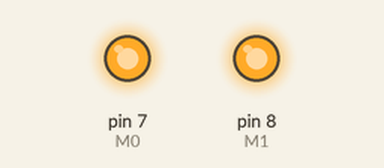
This sketch was run on a simulated Arduino Uno, built with avr-gcc and run on an emulated ATmega328P. Parts: output pins drawn as LEDs (lit = HIGH). The modem accepts every AT command (registered, SIM ready, sends succeed) and sends nothing else; what the sketch prints to the serial monitor is not drawn.

Above: at 0.1 s.
At 0.7 s:
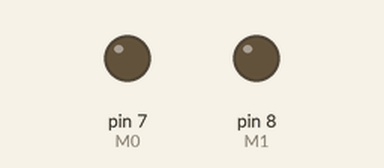
Timing chart, 0 to 2.2 s (numbered marks = the images above):
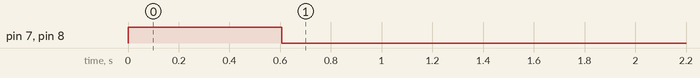

The sketch:

verici.ino
```cpp
#include <SoftwareSerial.h>

SoftwareSerial loraSerial(10, 11); // RX, TX
int M0 = 7;
int M1 = 8;

void setup() {
  pinMode(M0, OUTPUT);
  pinMode(M1, OUTPUT);

  // ADIM 1: Ayar Modu (M0=1, M1=1)
  digitalWrite(M0, HIGH);
  digitalWrite(M1, HIGH);
  delay(100);

  Serial.begin(9600);
  loraSerial.begin(9600);

  // Ayar Komutu: Adres 1, Kanal 23
  uint8_t config[] = {0xC0, 0x00, 0x01, 0x1A, 0x17, 0x44};
  loraSerial.write(config, sizeof(config));
  delay(500);

  // ADIM 2: Normal Mod (M0=0, M1=0)
  digitalWrite(M0, LOW);
  digitalWrite(M1, LOW);
  delay(100);
  Serial.println("Verici Hazir!");
}

void loop() {
  loraSerial.print("Naber");
  Serial.println("Veri gonderildi:");
  delay(5000);
}
```
